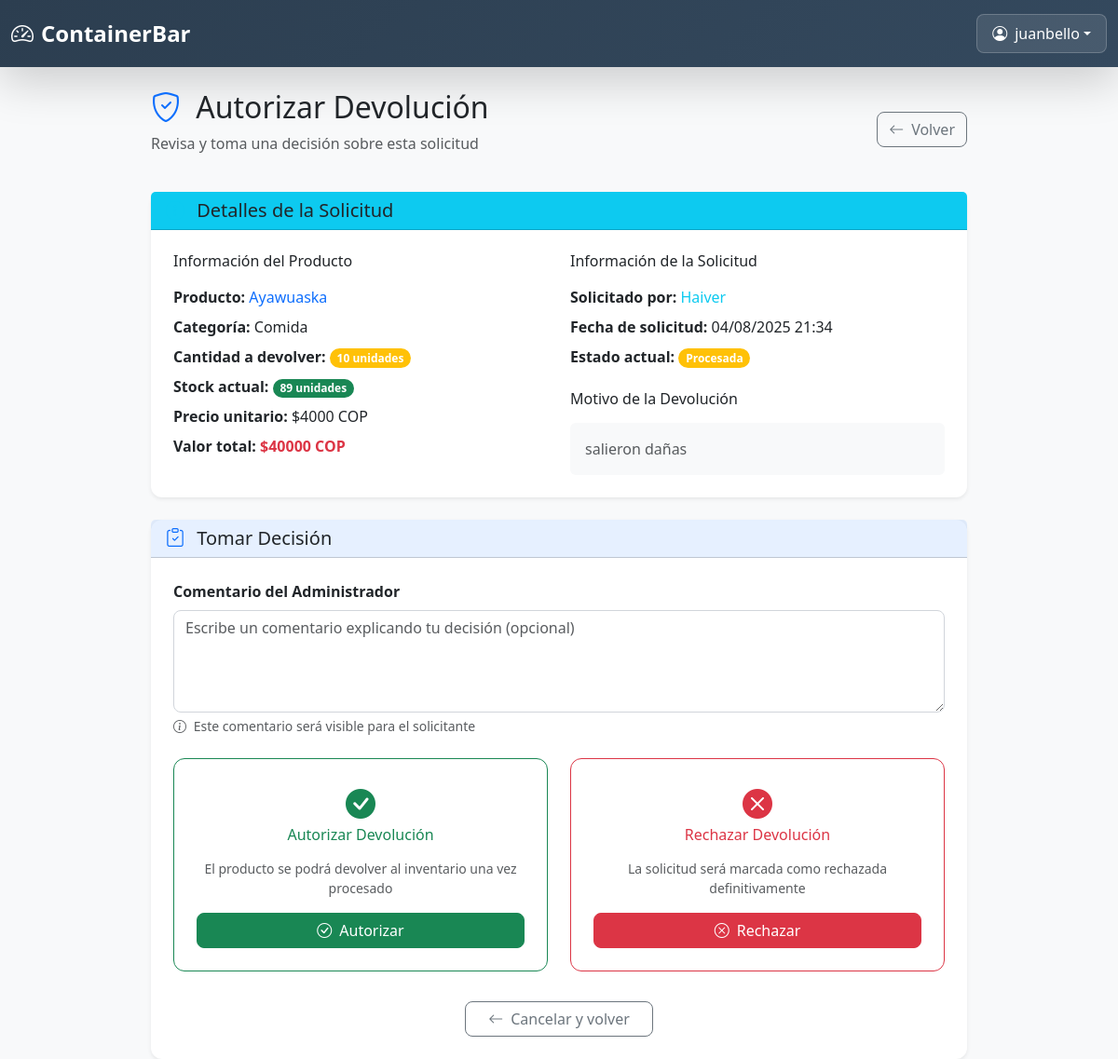
Screenshot of /panel/devoluciones/autorizar/1/ (signed in) with the database file from the repository.
### core/models.py (models this page shows, shortened)
class Devolucion(models.Model):
    ESTADO_CHOICES = [
        ('pendiente', 'Pendiente de Autorización'),
        ('autorizada', 'Autorizada'),
        ('rechazada', 'Rechazada'),
        ('procesada', 'Procesada'),
    ]
    producto = models.ForeignKey(Producto, on_delete=models.CASCADE)
    cantidad = models.PositiveIntegerField()
    observaciones = models.TextField()
    estado = models.CharField(max_length=20, choices=ESTADO_CHOICES, default='pendiente')
    solicitada_por = models.ForeignKey(User, on_delete=models.CASCADE, related_name='devoluciones_solicitadas')
    autorizada_por = models.ForeignKey(User, on_delete=models.SET_NULL, null=True, blank=True, related_name='devoluciones_autorizadas')
    fecha_solicitud = models.DateTimeField(auto_now_add=True)
    fecha_autorizacion = models.DateTimeField(null=True, blank=True)
    fecha_procesamiento = models.DateTimeField(null=True, blank=True)
    comentario_admin = models.TextField(blank=True, null=True)
    movimiento_reversion = models.OneToOneField(MovimientoContable, on_delete=models.SET_NULL, null=True, blank=True)
    def valor_total(self):
        return self.producto.precio * self.cantidad
    class Meta:
        ordering = ['-fecha_solicitud']
        verbose_name = 'Devolución'
        verbose_name_plural = 'Devoluciones'

class Producto(models.Model):
    nombre = models.CharField(max_length=100)
    categoria = models.ForeignKey(Categoria, on_delete=models.SET_NULL, null=True, related_name='productos')
    descripcion = models.TextField(blank=True)
    precio_costo = models.DecimalField(max_digits=10, decimal_places=2, default=0)  # NUEVO
    precio = models.DecimalField(max_digits=10, decimal_places=2)  # Este es el precio de venta
    cantidad = models.PositiveIntegerField()
    creado = models.DateTimeField(auto_now_add=True)
    actualizado = models.DateTimeField(auto_now=True)

class Categoria(models.Model):
    nombre = models.CharField(max_length=100, unique=True)
    descripcion = models.TextField(blank=True)

### core/views.py (the view, shortened to what this page needs)
# urls.py: path('panel/devoluciones/autorizar/<int:devolucion_id>/', views.autorizar_devolucion, name='autorizar_devolucion'),
@never_cache
@login_required
def autorizar_devolucion(request, devolucion_id):
    perfil = request.user.perfil
    if perfil.rol != 'admin':
        return HttpResponseForbidden("Acceso denegado")
    devolucion = get_object_or_404(Devolucion, id=devolucion_id)
    return render(request, 'core/devoluciones/autorizar.html', {'devolucion': devolucion})

### core/templates/core/devoluciones/autorizar.html (shortened to what this page needs)
{% extends 'core/base.html' %}
{% load static %}
{% block content %}
<div class="container mt-4" style="max-width: 900px;">
  <div class="row">
    <div class="col-12">
      <div class="d-flex justify-content-between align-items-center mb-4">
        <div>
          <h2 class="text-dark mb-2">
            <i class="bi bi-shield-check text-primary me-2"></i>
            Autorizar Devolución
          </h2>
          <p class="text-muted">Revisa y toma una decisión sobre esta solicitud</p>
        </div>
        <a href="{% url 'gestionar_devoluciones' %}" class="btn btn-outline-secondary">
          <i class="bi bi-arrow-left me-2"></i>Volver
        </a>
      </div>
      <div class="card border-0 shadow-sm mb-4">
        <div class="card-header bg-info bg-opacity-10">
          <h5 class="card-title text-dark mb-0">
            <i class="bi bi-info-circle-fill text-info me-2"></i>
            Detalles de la Solicitud
          </h5>
        </div>
        <div class="card-body p-4">
          <div class="row">
            <div class="col-md-6">
              <h6 class="text-dark mb-3">Información del Producto</h6>
              <ul class="list-unstyled">
                <li class="mb-2">
                  <strong>Producto:</strong>
                  <span class="text-primary">{{ devolucion.producto.nombre }}</span>
                </li>
                <li class="mb-2">
                  <strong>Categoría:</strong>
                  {{ devolucion.producto.categoria.nombre|default:"Sin categoría" }}
                </li>
                <li class="mb-2">
                  <strong>Cantidad a devolver:</strong>
                  <span class="badge bg-warning">{{ devolucion.cantidad }} unidades</span>
                </li>
                <li class="mb-2">
                  <strong>Stock actual:</strong>
                  <span class="badge bg-success">{{ devolucion.producto.cantidad }} unidades</span>
                </li>
                <li class="mb-2">
                  <strong>Precio unitario:</strong>
                  ${{ devolucion.producto.precio|floatformat:0 }} COP
                </li>
                <li class="mb-0">
                  <strong>Valor total:</strong>
                  <span class="text-danger fw-bold">${{ devolucion.valor_total|floatformat:0 }} COP</span>
                </li>
              </ul>
            </div>
            <div class="col-md-6">
              <h6 class="text-dark mb-3">Información de la Solicitud</h6>
              <ul class="list-unstyled">
                <li class="mb-2">
                  <strong>Solicitado por:</strong>
                  <span class="text-info">{{ devolucion.solicitada_por.username }}</span>
                </li>
                <li class="mb-2">
                  <strong>Fecha de solicitud:</strong>
                  {{ devolucion.fecha_solicitud|date:"d/m/Y H:i" }}
                </li>
                <li class="mb-2">
                  <strong>Estado actual:</strong>
                  <span class="badge bg-warning">{{ devolucion.get_estado_display }}</span>
                </li>
              </ul>
              <h6 class="text-dark mb-3 mt-4">Motivo de la Devolución</h6>
              <div class="bg-light rounded p-3">
                <p class="mb-0 text-muted">{{ devolucion.observaciones }}</p>
              </div>
            </div>
          </div>
        </div>
      </div>
      <div class="card border-0 shadow-sm">
        <div class="card-header bg-primary bg-opacity-10">
          <h5 class="card-title text-dark mb-0">
            <i class="bi bi-clipboard-check text-primary me-2"></i>
            Tomar Decisión
          </h5>
        </div>
        <div class="card-body p-4">
          <form method="post">
            <div class="mb-4">
              <label class="form-label fw-bold">Comentario del Administrador</label>
              <textarea name="comentario_admin" class="form-control" rows="4"
                        placeholder="Escribe un comentario explicando tu decisión (opcional)"></textarea>
              <div class="form-text">
                <i class="bi bi-info-circle me-1"></i>
                Este comentario será visible para el solicitante
              </div>
            </div>
            <div class="row">
              <div class="col-md-6 mb-3">
                <div class="card border-success">
                  <div class="card-body text-center p-4">
                    <i class="bi bi-check-circle-fill text-success mb-3" style="font-size: 2rem;"></i>
                    <h6 class="text-success mb-3">Autorizar Devolución</h6>
                    <p class="text-muted small mb-3">
                      El producto se podrá devolver al inventario una vez procesado
                    </p>
                    <button type="submit" name="accion" value="autorizar" class="btn btn-success w-100">
                      <i class="bi bi-check-circle me-2"></i>Autorizar
                    </button>
                  </div>
                </div>
              </div>
              <div class="col-md-6 mb-3">
                <div class="card border-danger">
                  <div class="card-body text-center p-4">
                    <i class="bi bi-x-circle-fill text-danger mb-3" style="font-size: 2rem;"></i>
                    <h6 class="text-danger mb-3">Rechazar Devolución</h6>
                    <p class="text-muted small mb-3">
                      La solicitud será marcada como rechazada definitivamente
                    </p>
                    <button type="submit" name="accion" value="rechazar" class="btn btn-danger w-100">
                      <i class="bi bi-x-circle me-2"></i>Rechazar
                    </button>
                  </div>
                </div>
              </div>
            </div>
            <div class="text-center mt-3">
              <a href="{% url 'gestionar_devoluciones' %}" class="btn btn-outline-secondary px-4">
                <i class="bi bi-arrow-left me-2"></i>Cancelar y volver
              </a>
            </div>
          </form>
        </div>
      </div>
    </div>
  </div>
</div>
{% endblock %}

### core/templates/core/base.html (shortened to what this page needs)
<!DOCTYPE html>
<html lang="es">
<head>
  <link href="https://cdn.jsdelivr.net/npm/bootstrap@5.3.0/dist/css/bootstrap.min.css" rel="stylesheet">
  <link href="https://cdn.jsdelivr.net/npm/bootstrap-icons@1.10.5/font/bootstrap-icons.css" rel="stylesheet">
  <link href="https://cdnjs.cloudflare.com/ajax/libs/animate.css/4.1.1/animate.min.css" rel="stylesheet">
</head>
<body class="bg-light">
  <header class="header-fixed shadow-lg">
    <div class="container-fluid">
      <div class="d-flex justify-content-between align-items-center">
        <h3 class="header-title d-flex align-items-center">
          <i class="bi bi-speedometer2 me-2"></i>
          <span class="mobile-hide">Container </span> Bar
        </h3>
        {% if user.is_authenticated %}
          <div class="dropdown">
            <button class="btn user-btn dropdown-toggle d-flex align-items-center"
                    type="button"
                    id="usuarioDropdown"
                    data-bs-toggle="dropdown"
                    aria-expanded="false">
              <i class="bi bi-person-circle me-2"></i>
              <span class="mobile-hide">{{ request.user.username }}</span>
            </button>
          </div>
        {% endif %}
      </div>
    </div>
  </header>
  <main class="flex-grow-1">
    {% block content %}{% endblock %}
  </main>
</body>
</html>

### core/templates/core/base.html (style rules this page uses)
.header-fixed { background: linear-gradient(135deg, #2c3e50 0%, #34495e 100%); min-height: 70px; padding: 15px 0; }
.header-title { font-size: 1.5rem; font-weight: 600; margin: 0; color: white; }
.user-btn { background: rgba(255,255,255,0.1); border: 1px solid rgba(255,255,255,0.2); color: white; padding: 8px 16px; border-radius: 8px; }

### core/templates/core/devoluciones/autorizar.html (style rules this page uses)
.card { transition: all 0.3s ease; border-radius: 12px; }
.badge { border-radius: 20px; font-weight: 600; }
.btn { border-radius: 8px; font-weight: 500; transition: all 0.2s ease; }
.form-control { border-radius: 8px; border: 1px solid #d1d5db; transition: all 0.2s ease; }
.bg-info { background-color: #0dcaf0 !important; }
.text-info { color: #0dcaf0 !important; }
.bg-light { background-color: #f8f9fa !important; }

### rows the page displays
Devolucion: producto.nombre "Ayawuaska", producto.categoria.nombre "Comida", cantidad "10", producto.cantidad "89", producto.precio "4000", valor_total "40000", solicitada_por.username "Haiver", fecha_solicitud "04/08/2025 21:34", estado "Procesada", observaciones "salieron dañas"

### other values shown
{{ request.user.username }} "juanbello"
